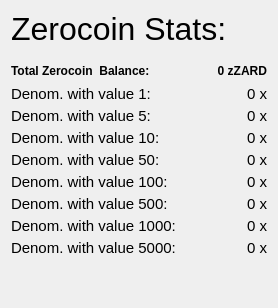
                  <widget class="QFrame" name="verticalFrameRight">
                   <layout class="QVBoxLayout" name="verticalLayout_9">
                    <item>
                     <layout class="QVBoxLayout" name="verticalLayout_Right">
                      <property name="spacing">
                       <number>4</number>
                      </property>
                      <item>
                       <layout class="QHBoxLayout" name="horizontalLayout_21">
                        <item>
                         <widget class="QLabel" name="labelzZARDStats">
                          <property name="font">
                           <font>
                            <pointsize>24</pointsize>
                            <weight>50</weight>
                            <bold>false</bold>
                           </font>
                          </property>
                          <property name="toolTip">
                           <string>Information about the available Zerocoin funds.</string>
                          </property>
                          <property name="text">
                           <string>Zerocoin Stats:</string>
                          </property>
                          <property name="alignment">
                           <set>Qt::AlignLeading|Qt::AlignLeft|Qt::AlignVCenter</set>
                          </property>
                         </widget>
                        </item>
                        <item>
                         <spacer name="horizontalSpacer_16">
                          <property name="orientation">
                           <enum>Qt::Horizontal</enum>
                          </property>
                          <property name="sizeHint" stdset="0">
                           <size>
                            <width>40</width>
                            <height>20</height>
                           </size>
                          </property>
                         </spacer>
                        </item>
                       </layout>
                      </item>
                      <item>
                       <spacer name="verticalSpacer">
                        <property name="orientation">
                         <enum>Qt::Vertical</enum>
                        </property>
                        <property name="sizeType">
                         <enum>QSizePolicy::Maximum</enum>
                        </property>
                        <property name="sizeHint" stdset="0">
                         <size>
                          <width>20</width>
                          <height>10</height>
                         </size>
                        </property>
                       </spacer>
                      </item>
                      <item>
                       <layout class="QHBoxLayout" name="horizontalLayout_12">
                        <item>
                         <widget class="QLabel" name="labelzAvailableText">
                          <property name="font">
                           <font>
                            <weight>75</weight>
                            <bold>true</bold>
                           </font>
                          </property>
                          <property name="toolTip">
                           <string>Total Balance including unconfirmed and immature zZARD</string>
                          </property>
                          <property name="text">
                           <string>Total Zerocoin  Balance:</string>
                          </property>
                          <property name="alignment">
                           <set>Qt::AlignLeading|Qt::AlignLeft|Qt::AlignVCenter</set>
                          </property>
                         </widget>
                        </item>
                        <item>
                         <spacer name="horizontalSpacer_7">
                          <property name="orientation">
                           <enum>Qt::Horizontal</enum>
                          </property>
                          <property name="sizeHint" stdset="0">
                           <size>
                            <width>40</width>
                            <height>20</height>
                           </size>
                          </property>
                         </spacer>
                        </item>
                        <item>
                         <widget class="QLabel" name="labelzAvailableAmount">
                          <property name="minimumSize">
                           <size>
                            <width>40</width>
                            <height>0</height>
                           </size>
                          </property>
                          <property name="font">
                           <font>
                            <weight>75</weight>
                            <bold>true</bold>
                           </font>
                          </property>
                          <property name="toolTip">
                           <string>Total Balance including unconfirmed and immature zZARD</string>
                          </property>
                          <property name="text">
                           <string>0 zZARD</string>
                          </property>
                          <property name="alignment">
                           <set>Qt::AlignRight|Qt::AlignTrailing|Qt::AlignVCenter</set>
                          </property>
                         </widget>
                        </item>
                       </layout>
                      </item>
                      <item>
                       <layout class="QHBoxLayout" name="horizontalLayout_13">
                        <item>
                         <widget class="QLabel" name="labelzDenom1Text">
                          <property name="font">
                           <font>
                            <pointsize>11</pointsize>
                           </font>
                          </property>
                          <property name="toolTip">
                           <string>Denominations with value 1:</string>
                          </property>
                          <property name="text">
                           <string>Denom. with value 1:</string>
                          </property>
                          <property name="alignment">
                           <set>Qt::AlignLeading|Qt::AlignLeft|Qt::AlignVCenter</set>
                          </property>
                         </widget>
                        </item>
                        <item>
                         <spacer name="horizontalSpacer_8">
                          <property name="orientation">
                           <enum>Qt::Horizontal</enum>
                          </property>
                          <property name="sizeHint" stdset="0">
                           <size>
                            <width>40</width>
                            <height>16</height>
                           </size>
                          </property>
                         </spacer>
                        </item>
                        <item>
                         <widget class="QLabel" name="labelzDenom1Amount">
                          <property name="minimumSize">
                           <size>
                            <width>40</width>
                            <height>0</height>
                           </size>
                          </property>
                          <property name="font">
                           <font>
                            <pointsize>11</pointsize>
                           </font>
                          </property>
                          <property name="toolTip">
                           <string>Unconfirmed: less than 20 confirmations
Immature: confirmed, but less than 2 mints of the same denomination after it was minted</string>
                          </property>
                          <property name="text">
                           <string>0 x</string>
                          </property>
                          <property name="textFormat">
                           <enum>Qt::RichText</enum>
                          </property>
                          <property name="alignment">
                           <set>Qt::AlignRight|Qt::AlignTrailing|Qt::AlignVCenter</set>
                          </property>
                         </widget>
                        </item>
                       </layout>
                      </item>
                      <item>
                       <layout class="QHBoxLayout" name="horizontalLayout_14">
                        <item>
                         <widget class="QLabel" name="labelzDenom2Text">
                          <property name="font">
                           <font>
                            <pointsize>11</pointsize>
                           </font>
                          </property>
                          <property name="toolTip">
                           <string>Denominations with value 5:</string>
                          </property>
                          <property name="text">
                           <string>Denom. with value 5:</string>
                          </property>
                          <property name="alignment">
                           <set>Qt::AlignLeading|Qt::AlignLeft|Qt::AlignVCenter</set>
                          </property>
                         </widget>
                        </item>
                        <item>
                         <spacer name="horizontalSpacer_9">
                          <property name="orientation">
                           <enum>Qt::Horizontal</enum>
                          </property>
                          <property name="sizeHint" stdset="0">
                           <size>
                            <width>40</width>
                            <height>16</height>
                           </size>
                          </property>
                         </spacer>
                        </item>
                        <item>
                         <widget class="QLabel" name="labelzDenom2Amount">
                          <property name="minimumSize">
                           <size>
                            <width>40</width>
                            <height>0</height>
                           </size>
                          </property>
                          <property name="font">
                           <font>
                            <pointsize>11</pointsize>
                           </font>
                          </property>
                          <property name="toolTip">
                           <string>Unconfirmed: less than 20 confirmations
Immature: confirmed, but less than 2 mints of the same denomination after it was minted</string>
                          </property>
                          <property name="text">
                           <string>0 x</string>
                          </property>
                          <property name="textFormat">
                           <enum>Qt::RichText</enum>
                          </property>
                          <property name="alignment">
                           <set>Qt::AlignRight|Qt::AlignTrailing|Qt::AlignVCenter</set>
                          </property>
                         </widget>
                        </item>
                       </layout>
                      </item>
                      <item>
                       <layout class="QHBoxLayout" name="horizontalLayout_15">
                        <item>
                         <widget class="QLabel" name="labelzDenom3Text">
                          <property name="font">
                           <font>
                            <pointsize>11</pointsize>
                           </font>
                          </property>
                          <property name="toolTip">
                           <string>Denominations with value 10:</string>
                          </property>
                          <property name="text">
                           <string>Denom. with value 10:</string>
                          </property>
                          <property name="alignment">
                           <set>Qt::AlignLeading|Qt::AlignLeft|Qt::AlignVCenter</set>
                          </property>
                         </widget>
                        </item>
                        <item>
                         <spacer name="horizontalSpacer_10">
                          <property name="orientation">
                           <enum>Qt::Horizontal</enum>
                          </property>
                          <property name="sizeHint" stdset="0">
                           <size>
                            <width>40</width>
                            <height>16</height>
                           </size>
                          </property>
                         </spacer>
                        </item>
                        <item>
                         <widget class="QLabel" name="labelzDenom3Amount">
                          <property name="minimumSize">
                           <size>
                            <width>40</width>
                            <height>0</height>
                           </size>
                          </property>
                          <property name="font">
                           <font>
                            <pointsize>11</pointsize>
                           </font>
                          </property>
                          <property name="toolTip">
                           <string>Unconfirmed: less than 20 confirmations
Immature: confirmed, but less than 2 mints of the same denomination after it was minted</string>
                          </property>
                          <property name="text">
                           <string>0 x</string>
                          </property>
                          <property name="textFormat">
                           <enum>Qt::RichText</enum>
                          </property>
                          <property name="alignment">
                           <set>Qt::AlignRight|Qt::AlignTrailing|Qt::AlignVCenter</set>
                          </property>
                         </widget>
                        </item>
                       </layout>
                      </item>
                      <item>
                       <layout class="QHBoxLayout" name="horizontalLayout_16">
                        <item>
                         <widget class="QLabel" name="labelzDenom4Text">
                          <property name="font">
                           <font>
                            <pointsize>11</pointsize>
                           </font>
                          </property>
                          <property name="toolTip">
                           <string>Denominations with value 50:</string>
                          </property>
                          <property name="text">
                           <string>Denom. with value 50:</string>
                          </property>
                          <property name="alignment">
                           <set>Qt::AlignLeading|Qt::AlignLeft|Qt::AlignVCenter</set>
                          </property>
                         </widget>
                        </item>
                        <item>
                         <spacer name="horizontalSpacer_11">
                          <property name="orientation">
                           <enum>Qt::Horizontal</enum>
                          </property>
                          <property name="sizeHint" stdset="0">
                           <size>
                            <width>40</width>
                            <height>16</height>
                           </size>
                          </property>
                         </spacer>
                        </item>
                        <item>
                         <widget class="QLabel" name="labelzDenom4Amount">
                          <property name="minimumSize">
                           <size>
                            <width>40</width>
                            <height>0</height>
                           </size>
                          </property>
                          <property name="font">
                           <font>
                            <pointsize>11</pointsize>
                           </font>
                          </property>
                          <property name="toolTip">
                           <string>Unconfirmed: less than 20 confirmations
Immature: confirmed, but less than 2 mints of the same denomination after it was minted</string>
                          </property>
                          <property name="text">
                           <string>0 x</string>
                          </property>
                          <property name="textFormat">
                           <enum>Qt::RichText</enum>
                          </property>
                          <property name="alignment">
                           <set>Qt::AlignRight|Qt::AlignTrailing|Qt::AlignVCenter</set>
                          </property>
                         </widget>
                        </item>
                       </layout>
                      </item>
                      <item>
                       <layout class="QHBoxLayout" name="horizontalLayout_17">
                        <item>
                         <widget class="QLabel" name="labelzDenom5Text">
                          <property name="font">
                           <font>
                            <pointsize>11</pointsize>
                           </font>
                          </property>
                          <property name="toolTip">
                           <string>Denominations with value 100:</string>
                          </property>
                          <property name="text">
                           <string>Denom. with value 100:</string>
                          </property>
                          <property name="alignment">
                           <set>Qt::AlignLeading|Qt::AlignLeft|Qt::AlignVCenter</set>
                          </property>
                         </widget>
                        </item>
                        <item>
                         <spacer name="horizontalSpacer_12">
                          <property name="orientation">
                           <enum>Qt::Horizontal</enum>
                          </property>
                          <property name="sizeHint" stdset="0">
                           <size>
                            <width>40</width>
                            <height>16</height>
                           </size>
                          </property>
                         </spacer>
                        </item>
                        <item>
                         <widget class="QLabel" name="labelzDenom5Amount">
                          <property name="minimumSize">
                           <size>
                            <width>40</width>
                            <height>0</height>
                           </size>
                          </property>
                          <property name="font">
                           <font>
                            <pointsize>11</pointsize>
                           </font>
                          </property>
                          <property name="toolTip">
                           <string>Unconfirmed: less than 20 confirmations
Immature: confirmed, but less than 2 mints of the same denomination after it was minted</string>
                          </property>
                          <property name="text">
                           <string>0 x</string>
                          </property>
                          <property name="textFormat">
                           <enum>Qt::RichText</enum>
                          </property>
                          <property name="alignment">
                           <set>Qt::AlignRight|Qt::AlignTrailing|Qt::AlignVCenter</set>
                          </property>
                         </widget>
                        </item>
                       </layout>
                      </item>
                      <item>
                       <layout class="QHBoxLayout" name="horizontalLayout_18">
                        <item>
                         <widget class="QLabel" name="labelzDenom6Text">
                          <property name="font">
                           <font>
                            <pointsize>11</pointsize>
                           </font>
                          </property>
                          <property name="toolTip">
                           <string>Denominations with value 500:</string>
                          </property>
                          <property name="text">
                           <string>Denom. with value 500:</string>
                          </property>
                          <property name="alignment">
                           <set>Qt::AlignLeading|Qt::AlignLeft|Qt::AlignVCenter</set>
                          </property>
                         </widget>
                        </item>
                        <item>
                         <spacer name="horizontalSpacer_13">
                          <property name="orientation">
                           <enum>Qt::Horizontal</enum>
                          </property>
                          <property name="sizeHint" stdset="0">
                           <size>
                            <width>40</width>
                            <height>16</height>
                           </size>
                          </property>
                         </spacer>
                        </item>
                        <item>
                         <widget class="QLabel" name="labelzDenom6Amount">
                          <property name="minimumSize">
                           <size>
                            <width>40</width>
                            <height>0</height>
                           </size>
                          </property>
                          <property name="font">
                           <font>
                            <pointsize>11</pointsize>
                           </font>
                          </property>
                          <property name="toolTip">
                           <string>Unconfirmed: less than 20 confirmations
Immature: confirmed, but less than 2 mints of the same denomination after it was minted</string>
                          </property>
                          <property name="text">
                           <string>0 x</string>
                          </property>
                          <property name="textFormat">
                           <enum>Qt::RichText</enum>
                          </property>
                          <property name="alignment">
                           <set>Qt::AlignRight|Qt::AlignTrailing|Qt::AlignVCenter</set>
                          </property>
                         </widget>
                        </item>
                       </layout>
                      </item>
                      <item>
                       <layout class="QHBoxLayout" name="horizontalLayout_19">
                        <item>
                         <widget class="QLabel" name="labelzDenom7Text">
                          <property name="font">
                           <font>
                            <pointsize>11</pointsize>
                           </font>
                          </property>
                          <property name="toolTip">
                           <string>Denominations with value 1000:</string>
                          </property>
                          <property name="text">
                           <string>Denom. with value 1000:</string>
                          </property>
                          <property name="alignment">
                           <set>Qt::AlignLeading|Qt::AlignLeft|Qt::AlignVCenter</set>
                          </property>
                         </widget>
                        </item>
                        <item>
                         <spacer name="horizontalSpacer_14">
                          <property name="orientation">
                           <enum>Qt::Horizontal</enum>
                          </property>
                          <property name="sizeHint" stdset="0">
                           <size>
                            <width>40</width>
                            <height>16</height>
                           </size>
                          </property>
                         </spacer>
                        </item>
                        <item>
                         <widget class="QLabel" name="labelzDenom7Amount">
                          <property name="minimumSize">
                           <size>
                            <width>40</width>
                            <height>0</height>
                           </size>
                          </property>
                          <property name="font">
                           <font>
                            <pointsize>11</pointsize>
                           </font>
                          </property>
                          <property name="toolTip">
                           <string>Unconfirmed: less than 20 confirmations
Immature: confirmed, but less than 2 mints of the same denomination after it was minted</string>
                          </property>
                          <property name="text">
                           <string>0 x</string>
                          </property>
                          <property name="textFormat">
                           <enum>Qt::RichText</enum>
                          </property>
                          <property name="alignment">
                           <set>Qt::AlignRight|Qt::AlignTrailing|Qt::AlignVCenter</set>
                          </property>
                         </widget>
                        </item>
                       </layout>
                      </item>
                      <item>
                       <layout class="QHBoxLayout" name="horizontalLayout_20">
                        <item>
                         <widget class="QLabel" name="labelzDenom8Text">
                          <property name="font">
                           <font>
                            <pointsize>11</pointsize>
                           </font>
                          </property>
                          <property name="toolTip">
                           <string>Denominations with value 5000:</string>
                          </property>
                          <property name="text">
                           <string>Denom. with value 5000:</string>
                          </property>
                          <property name="alignment">
                           <set>Qt::AlignLeading|Qt::AlignLeft|Qt::AlignVCenter</set>
                          </property>
                         </widget>
                        </item>
                        <item>
                         <spacer name="horizontalSpacer_15">
                          <property name="orientation">
                           <enum>Qt::Horizontal</enum>
                          </property>
                          <property name="sizeHint" stdset="0">
                           <size>
                            <width>40</width>
                            <height>16</height>
                           </size>
                          </property>
                         </spacer>
                        </item>
                        <item>
                         <widget class="QLabel" name="labelzDenom8Amount">
                          <property name="minimumSize">
                           <size>
                            <width>40</width>
                            <height>0</height>
                           </size>
                          </property>
                          <property name="font">
                           <font>
                            <pointsize>11</pointsize>
                           </font>
                          </property>
                          <property name="toolTip">
                           <string>Unconfirmed: less than 20 confirmations
Immature: confirmed, but less than 2 mints of the same denomination after it was minted</string>
                          </property>
                          <property name="text">
                           <string>0 x</string>
                          </property>
                          <property name="textFormat">
                           <enum>Qt::RichText</enum>
                          </property>
                          <property name="alignment">
                           <set>Qt::AlignRight|Qt::AlignTrailing|Qt::AlignVCenter</set>
                          </property>
                         </widget>
                        </item>
                       </layout>
                      </item>
                      <item>
                       <spacer name="verticalSpacer_4">
                        <property name="orientation">
                         <enum>Qt::Vertical</enum>
                        </property>
                        <property name="sizeHint" stdset="0">
                         <size>
                          <width>20</width>
                          <height>40</height>
                         </size>
                        </property>
                       </spacer>
                      </item>
                     </layout>
                    </item>
                   </layout>
                  </widget>
